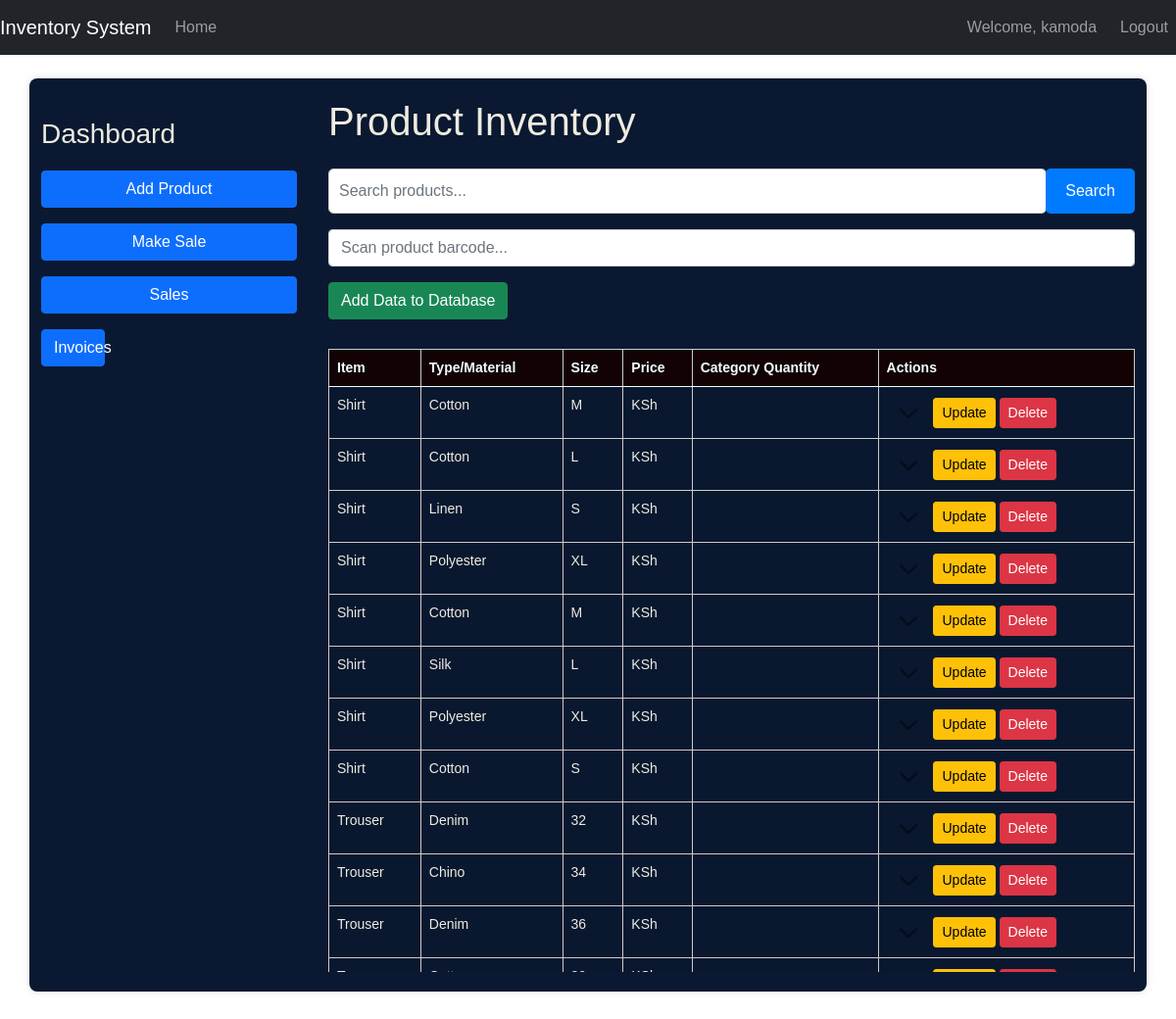
The app's page /index (signed in) with its own data.
### STORE/models.py (models this page shows, shortened)
class User(UserMixin, db.Model):
    id = db.Column(db.Integer, primary_key=True)
    username = db.Column(db.String(64), index=True, unique=True, nullable=False)
    email = db.Column(db.String(120), index=True, unique=True, nullable=False)
    password_hash = db.Column(db.String(128), nullable=False)

class Product(db.Model):
    code = db.Column(db.String(20), primary_key=True, unique=True, nullable=False, index=False)
    item = db.Column(db.String(100), nullable=False)
    category = db.Column(db.String(100), nullable=True)  # Add category field
    type_material = db.Column(db.String(100), nullable=False)
    size = db.Column(db.String(20), nullable=False)
    color = db.Column(db.String(50), nullable=False)
    description = db.Column(db.Text, nullable=False)
    buying_price = db.Column(db.Float, nullable=False)
    selling_price = db.Column(db.Float, nullable=False)
    profit = db.Column(db.Float, nullable=False, default=0)
    quantity = db.Column(db.Integer, nullable=False, default=1)
    sales = relationship('Sale', backref='product', lazy=True)

### STORE/routes.py (the view)
@app.route('/index')
@login_required
def index():
    all_products = Product.query.all()
    sold_product_codes = [sale.product_code for sale in Sale.query.all()]
    unsold_products = [product for product in all_products if product.code not in sold_product_codes]
    return render_template('index.html', products=unsold_products)

### STORE/__init__.py (called while the page is built)
@login_manager.user_loader
def load_user(user_id):
    return User.query.get(int(user_id))

### STORE/templates/index.html (shortened to what this page needs)
{% extends "base.html" %}
{% block content %}
<link rel="stylesheet" type="text/css" href="{{ url_for('static', filename='css/custom_index.css') }}">
<div class="row">
    <div class="col-md-3">
        <h3>Dashboard</h3>
        <a href="{{ url_for('add_product') }}" class="btn btn-primary mb-3">Add Product</a>
        <form action="{{ url_for('make_sale') }}" method="get">
            <button type="submit" class="btn btn-primary mb-3">Make Sale</button>
        </form>
        <form action="{{ url_for('sales') }}" method="post">
            <button type="submit" class="btn btn-primary mb-3">Sales</button>
        </form>
        <div class="col-md-3">
            <a href="{{ url_for('invoices') }}" class="btn btn-primary mb-3">Invoices</a>
        </div>
    </div>
    <div class="col-md-9">
        <h1 class="mb-4">Product Inventory</h1>
        <div class="input-group mb-3">
            <input type="text" id="searchInput" class="form-control" placeholder="Search products...">
            <button class="btn btn-primary" type="button" id="searchButton">Search</button>
        </div>
        <div class="input-group mb-3">
            <input type="text" id="barcodeInput" class="form-control" placeholder="Scan product barcode..." autofocus>
        </div>
        <div class="input-group mb-3">
            <button id="addDataButton" class="btn btn-success">Add Data to Database</button>
        </div>
        <div class="table-responsive" style="display: block; max-height: 650px; overflow-y: auto;" id="productTableContainer">
            <table class="table table-striped">
                <thead>
                    <tr>
                        <th scope="col">Item</th>
                        <th scope="col">Type/Material</th>
                        <th scope="col">Size</th>
                        <th scope="col">Price</th>
                        <th scope="col">Category Quantity</th>
                        <th scope="col">Actions</th>
                    </tr>
                </thead>
                <tbody id="productTableBody">
                    {% for product in products %}
                    <tr>
                        <td>{{ product.item }}</td>
                        <td>{{ product.type_material }}</td>
                        <td>{{ product.size }}</td>
                        <td>KSh {{ product.price }}</td>
                        <td>{{ product.total_quantity }}</td>
                        <td>
                            <button class="btn btn-info toggle-button"
                                    data-item="{{ product.item }}"
                                    data-type-material="{{ product.type_material }}"
                                    data-size="{{ product.size }}"
                                    data-price="{{ product.price }}">
                                <img src="{{ url_for('static', filename='dropdown-list.ico') }}" alt="List" style="width: 20px;">
                            </button>
                            <a href="{{ url_for('update_product', code=product.code) }}" class="btn btn-warning btn-sm">Update</a>
                            <form action="{{ url_for('delete_product', code=product.code) }}" method="post" style="display:inline;">
                                <button type="submit" class="btn btn-danger btn-sm">Delete</button>
                            </form>
                        </td>
                    </tr>
                    {% endfor %}
                </tbody>
            </table>
        </div>
    </div>
</div>
{% endblock %}

### STORE/templates/base.html (shortened to what this page needs)
<!DOCTYPE html>
<html lang="en">
<head>
    <link rel="stylesheet" type="text/css" href="{{ url_for('static', filename='css/theme.css') }}">
    <link href="https://cdn.jsdelivr.net/npm/bootstrap@5.0.2/dist/css/bootstrap.min.css" rel="stylesheet">
</head>
<body>
    <nav class="navbar navbar-expand-lg navbar-dark bg-dark">
        <a class="navbar-brand" href="{{ url_for('index') }}">Inventory System</a>
        <div class="collapse navbar-collapse" id="navbarNav">
            <ul class="navbar-nav">
                {% if request.path != '/' and request.path != '/login' and request.path != '/register' %}
                <li class="nav-item">
                    <a class="nav-link" href="{{ url_for('index') }}">Home</a>
                </li>
                {% endif %}
            </ul>
        </div>
        <div class="navbar-nav ml-auto">
            {% if current_user.is_authenticated %}
                {% if request.path != '/' %}
                    <span class="navbar-text me-3">Welcome, {{ current_user.username }}</span>
                    <a href="{{ url_for('logout') }}" class="nav-item nav-link">Logout</a>
                {% endif %}
            {% else %}
                {% if request.path != '/' and request.path != '/login' and request.path != '/register' %}
                    <a href="{{ url_for('login') }}" class="nav-item nav-link">Login</a>
                {% endif %}
            {% endif %}
        </div>
    </nav>
    <div class="container mt-4">
        {% block content %}
        {% endblock %}
    </div>
</body>
</html>

### STORE/static/css/theme.css (style rules this page uses)
body { font-family: 'Arial', sans-serif; background-color: #FFC300; color: #1a3b70; margin: 0; padding: 0; height: 100vh; }
a { color: #0A1931; }
.container { background-color: #0A1931; color: #eeebe0; padding: 20px; border-radius: 8px; box-shadow: 0 0 10px rgba(0, 0, 0, 0.1); margin: 20px auto; max-width: 1000px; }
.btn-primary { background-color: #0A1931; color: #FFC300; border: none; padding: 10px 20px; border-radius: 4px; }
table { width: 100%; border-collapse: collapse; margin: 1em 0; font-family: Arial, sans-serif; font-size: 14px; background-color: #0A1931; color: #FFC300; }
table thead th { background-color: #FFC300; color: #0A1931; }
table th, table td { border: 1px solid #ddd; padding: 8px; text-align: left; }
table th { padding-top: 12px; padding-bottom: 12px; text-align: left; }

### STORE/static/css/custom_index.css (style rules this page uses)
body { font-family: Arial, sans-serif; }
.col-md-3 h3 { margin-top: 20px; margin-bottom: 20px; }
.col-md-3 .btn { width: 100%; margin-bottom: 10px; }
.col-md-9 { padding-left: 20px; }
.input-group { margin-bottom: 20px; }
#searchInput { padding: 10px; border-radius: 5px; border: 1px solid #ccc; }
#searchButton { padding: 10px 20px; border-radius: 5px; background-color: #007bff; color: #fff; border: none; cursor: pointer; }
.table-responsive { display: block; max-height: 300px; overflow-y: auto; }
.table { width: 100%; border-collapse: collapse; }
.table th, .table td { border: 1px solid #ccc; padding: 8px; text-align: left; color: #eeebe0; }
.table th { background-color: rgba(20, 1, 1, 0.9); color: azure; position: sticky; top: 0; z-index: 1000; }
.toggle-button { background: none; border: none; cursor: pointer; }
.toggle-button img { width: 20px; }

### records on screen
User: username "kamoda"
Product: item "Shirt", type_material "Cotton", size "M"
Product: item "Shirt", type_material "Cotton", size "L"
Product: item "Shirt", type_material "Linen", size "S"
Product: item "Shirt", type_material "Polyester", size "XL"
Product: item "Shirt", type_material "Cotton", size "M"
Product: item "Shirt", type_material "Silk", size "L"
Product: item "Shirt", type_material "Polyester", size "XL"
Product: item "Shirt", type_material "Cotton", size "S"
Product: item "Trouser", type_material "Denim", size "32"
Product: item "Trouser", type_material "Chino", size "34"
Product: item "Trouser", type_material "Denim", size "36"
